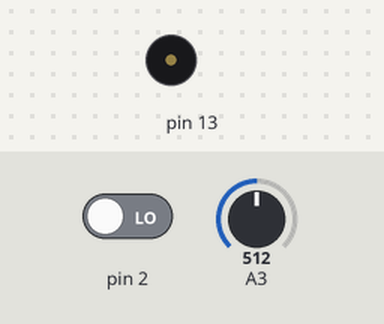
The sketch below on a simulated Arduino Uno, built with avr-gcc and run on an emulated ATmega328P. Parts: buzzer (waves = sounding). The test bench sets the inputs (shaded band); at power-on: A3 = 512, pin 2 LOW. What the sketch prints to the serial monitor is not drawn.

Above: at 1.9 s.
2.0 s: A3 set to 232
5.5 s: A3 set to 209
9.9 s: pin 2 driven HIGH
At 11.06 s:
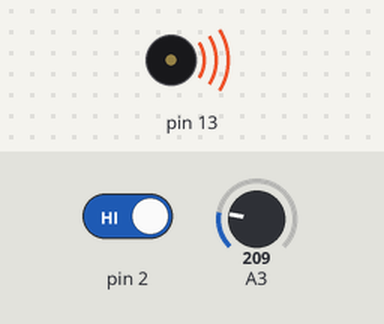
13.4 s: pin 2 driven LOW
15.7 s: A3 set to 306
At 16.5 s:
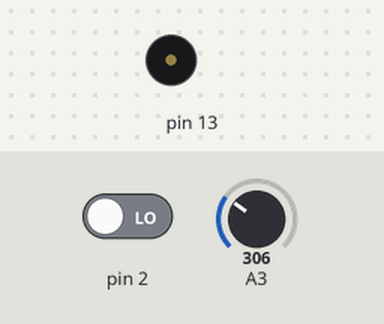
Timing chart, 0 to 20.5 s (numbered marks = the images above; inputs shaded):
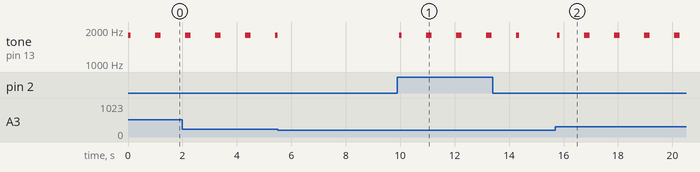

The sketch:

sizzling_jarv_maimu1.ino
```cpp
// C++ code
//
// C++ code
//
void setup()
{
  Serial.begin(9600);
  pinMode(4, INPUT);
  pinMode(13, OUTPUT);
}

void loop()
{
  double data=analogRead(A3);
  double n = data/1024;
  double volt = n*5;
  double off = volt-0.5;
  double temperature = off * 100;

  if(temperature > 60){
    Serial.print("Temperature is above 60C : ");
    Serial.print(temperature);
    Serial.print("C");


    tone(13,1800,100);
    delay(1000);
    tone(13,1800,1000);
    delay(100);

  }
  else{
    Serial.print("Temperature is above 60C : ");
    Serial.print(temperature);
    Serial.print("C");
    Serial.print("\n\n");

    noTone(13);
  }


  //for PIR
  int motion = digitalRead(2);
  Serial.print("Position is: ");
  Serial.print(motion);

  if(motion == 1){
    Serial.println("Motion Detected");

    tone(13,1800,100);
    delay(1000);
    tone(13,1800,1000);
    delay(100);
  }
  else{
    Serial.println("No Motion");
    noTone(13);
  }
}
```

Measured:
- after the input at 9.9 s, tone on pin 13: silent → 1800 Hz after 0.06 s, then repeats every 1.1 s: silent 0.90 s, 1800 Hz 0.20 s
- after the input at 15.7 s, tone on pin 13: silent → 1800 Hz after 0.07 s, then repeats every 1.1 s: silent 0.90 s, 1800 Hz 0.20 s
